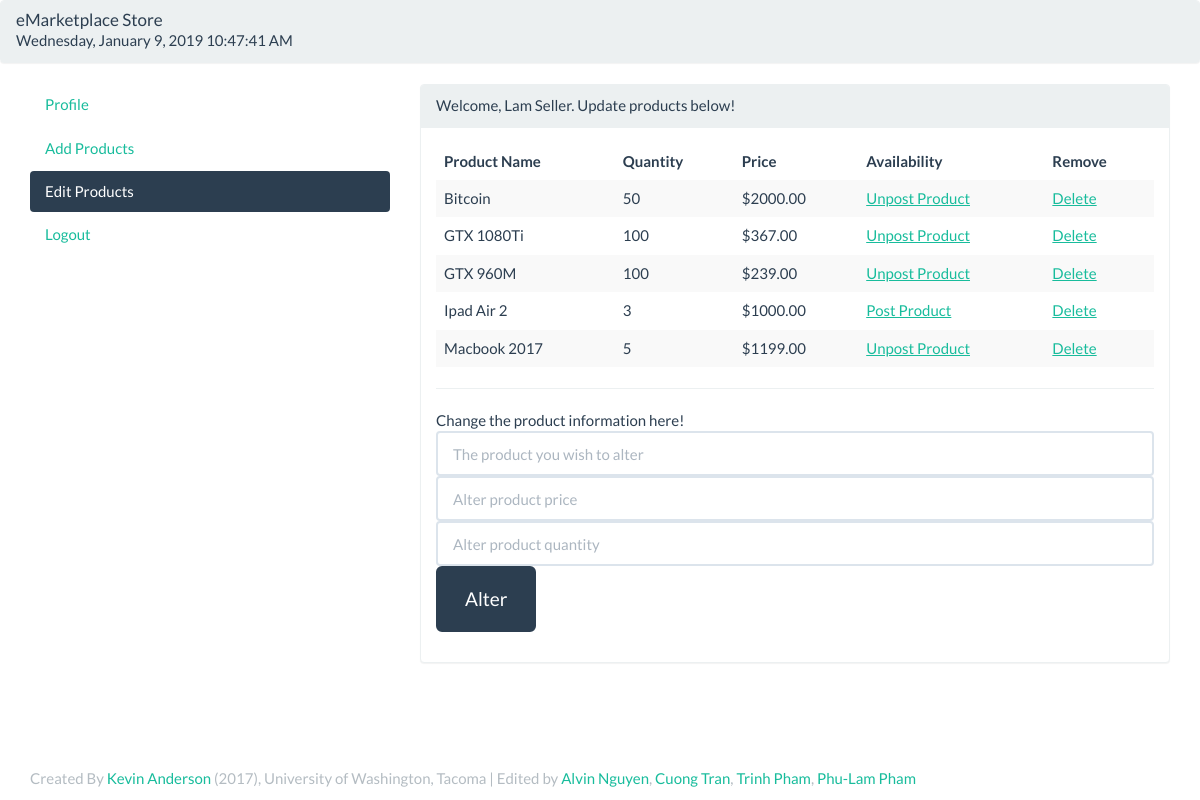
The app's page /ProductManagement.php (signed in) with its own data.
### tables this page shows
CREATE TABLE `User` (
  userid         int(11) PRIMARY KEY,
  username       varchar(32) UNIQUE NOT NULL,
  pwd            CHAR(32) NOT NULL,
  preferred_name varchar(150),
  role           varchar(10) NOT NULL,
  email          varchar(256)
);

CREATE TABLE Product (
    product_name CHAR(50) PRIMARY KEY
  , seller_id   int(11)
  , is_active    bool
  , product_quantity int(8) NOT NULL CHECK (product_quantity >= 0)
  , product_price DECIMAL(8,2) NOT NULL CHECK (product_price >= 0)
);

### ProductManagement.php (the view, shortened to what this page needs)
<?php
require('inc.header.php');
if(!isset($db)) {
  $db = get_connection();
}
$q = 'SELECT userid, username, preferred_name, email
       FROM User
      WHERE userid = ' . $_SESSION['userid'];
$r = $db->query($q);
$row = $r->fetch();
$name     = $row['preferred_name'];
$p = $db->prepare('SELECT P.product_name, P.is_active, P.product_quantity, P.product_price as Products
                     FROM Product P LEFT OUTER JOIN ShoppingCart S
                       ON P.product_name = S.product_name
                    WHERE seller_id = :uid
                   GROUP BY P.product_name, P.is_active' );
$p->execute(array(':uid' => $_SESSION['userid']));
if ($p->rowCount() > 0) {
  $product_list = '<table class="table table-striped"><thead><tr><th>Product Name</th><th>Quantity</th><th>Price</th><th>Availability</th><th>Remove</th></tr></thead><tbody>';
  foreach($p as $product) {
    $product_list .= '<tr><td>' . $product['product_name'] . '</td><td>'.$product['product_quantity']. '</td>';
    $product_list .= '<td>$' . $product['product_price'] .$product['Products']. '</td>';
  	if ($product['is_active'] == 1)
      $product_list .= '<td><a href="' . $_SERVER['PHP_SELF'] . '?action=deactivate&cn='.$product['product_name'].'&uid='.$_SESSION['userid'].'">Unpost Product</td>';
    else
      $product_list .= '<td><a href="' . $_SERVER['PHP_SELF'] . '?action=activate&cn='.$product['product_name'].'&uid='.$_SESSION['userid'].'">Post Product</td>';
  $product_list .= '<td><a href="' . $_SERVER['PHP_SELF'] . '?action=delete&cn='.$product['product_name'].'&uid='.$_SESSION['userid'].'">Delete</td></tr>';
  }
  $product_list .= "</tbody></table>";
} else {
  $product_list = '<p class="alert-warning">There are no products.  Add one below.</p>';
}
?>
<body>
  <div class="panel panel-default">
    <div class="panel-heading">
      <h1 class="panel-title">eMarketplace Store</h1>
      <div id="clockbox" class="panel-right"></div>
    </div>
  </div>
  <div class="container">
    <div class="row">
      <div class="col-sm-4">
        <ul class="nav nav-pills nav-stacked">
          <li role="presentation" class="inactive"><a href="SellerProfile.php">Profile</a></li>
          <li role="presentation" class="inactive">  <a href="AddProducts.php">Add Products</a></li>
          <li role="presentation" class="active"><a href="ProductManagement.php">Edit Products</a></li>
          <li role="presentation" class="inactive"><a href="Logout.php">Logout</a></li>
        </ul>
      </div>
      <div class="col-sm-8">
        <div class="panel panel-default">
          <div class="panel-heading">Welcome, <?php echo $name; ?>. Update products below! </div>
            <div class="panel-body">
              <?php echo $product_list; ?>
               <hr>
                <form role="form" method="POST" action="<?php echo $_SERVER['PHP_SELF']; ?>">
                  <div class="form-group">
                     Change the product information here!
                    <input type="text" placeholder="The product you wish to alter" name="product" class="form-control" />
                    <input type="number" step="0.01" min="0" placeholder="Alter product price" name="price" class="form-control" size="15"/>
                    <input type="number" min="0" placeholder="Alter product quantity" name="quantity" class="form-control" size ="10"/>
                    <button class="form-group btn btn-lg btn-primary" type="submit" name="submit">Alter</button>
                  </div>
                </form>
            </div>
          </div>
        </div>
      </div>
    </div>
 <?php include("./inc.footer.php");?>

### inc.header.php (shortened to what this page needs)
<!DOCTYPE html>
<html lang="en">
  <head>
    <link href="css/bootstrap.min.css" rel="stylesheet">
    </head>

### inc.footer.php
   <footer class="footer">
     <div class="container footer navbar-fixed-bottom">
       <p class="text-muted">Created By <a href="mailto:k3a@uw.edu">Kevin Anderson</a> (2017), University of Washington, Tacoma | Edited by <a href="mailto:alvin3@uw.edu">Alvin Nguyen</a>, <a href="mailto:cuongtr@uw.edu">Cuong Tran</a>, <a href="mailto:trinhpn@uw.edu">Trinh Pham</a>, <a href="mailto:ppham95@uw.edu">Phu-Lam Pham</a></p>
     </div>
   </footer>
 </body>
</html>

### records on screen
user: preferred_name "Lam Seller"
product: product_name "Bitcoin", product_quantity "50", product_price "2000.00"
product: product_name "GTX 1080Ti", product_quantity "100", product_price "367.00"
product: product_name "GTX 960M", product_quantity "100", product_price "239.00"
product: product_name "Ipad Air 2", product_quantity "3", product_price "1000.00"
product: product_name "Macbook 2017", product_quantity "5", product_price "1199.00"
